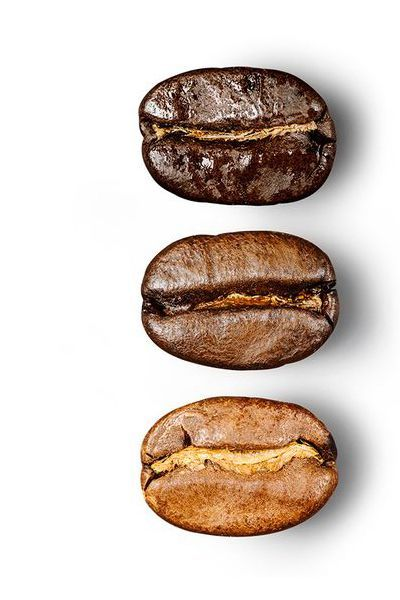
#> input picture testing/multiple beans 3.jfif, 400 x 600 px, found by its file name
$ python test_opencv_detection.py
#> lines starting #> are read from the running program, lines starting #| are printed output that depends on the picture; after the words box and inside, x2 and y2 are one past the last pixel; in counts of white or black regions, pixels touching at a corner belong together
import cv2
import numpy as np

# --- Configuration ---
IMAGE_PATH = 'multiple beans 3.jfif'  # Change this to test other images
MIN_AREA = 1000  # Minimum bean size (pixels)
MAX_AREA = 50000 # Maximum bean size (increased for larger images)

def main():
    print(f"Reading image: {IMAGE_PATH}")
    img = cv2.imread(IMAGE_PATH)
#> img is the input picture: shape (600, 400, 3); mean B, G, R 192.7, 201.1, 214
    if img is None:
        print("Error: Could not read image.")
        return

    # 1. Preprocessing
    gray = cv2.cvtColor(img, cv2.COLOR_BGR2GRAY)
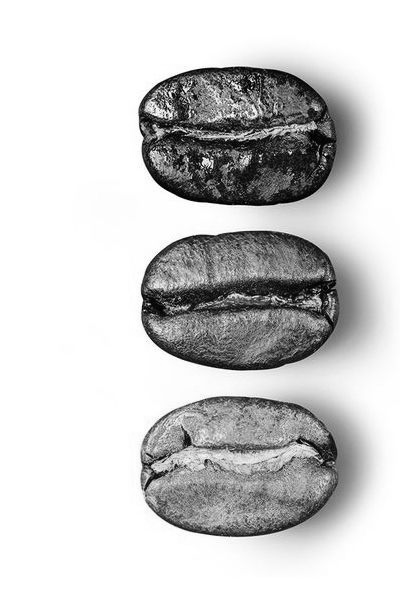
#> gray: shape (600, 400); min 0, max 255, mean 204
    blur = cv2.GaussianBlur(gray, (9, 9), 0) # Stronger blur to remove texture
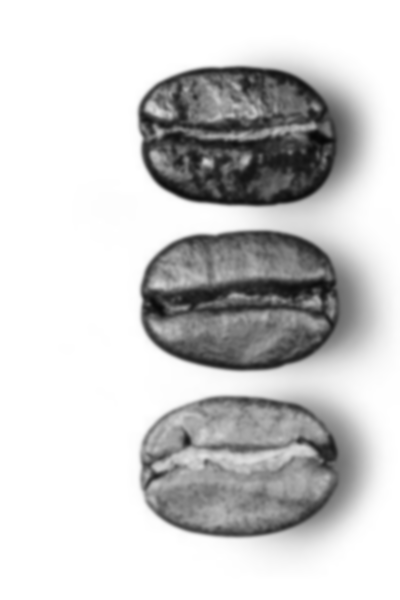
#> blur: shape (600, 400); min 6, max 255, mean 204

    # 2. Otsu's Thresholding (Better for solid objects)
    # This automatically finds the best separation between bean and background
    _, thresh = cv2.threshold(blur, 0, 255, cv2.THRESH_BINARY + cv2.THRESH_OTSU)
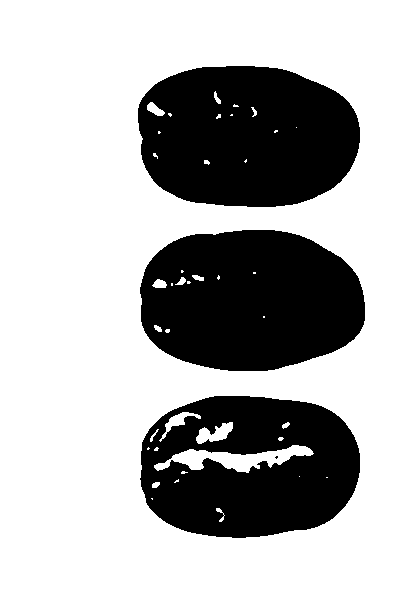
#> thresh: shape (600, 400); 68.9% white; 4 black regions (1 under 20 px), largest, box (x1, y1, x2, y2) and area: (138, 66, 360, 207) 25721, (140, 230, 365, 371) 25696, (140, 396, 360, 538) 23160

    # INVERT so beans are WHITE (255) and background is BLACK (0)
    thresh = cv2.bitwise_not(thresh)

    # 3. Morphological Closing (Essential to fill those "speckled" holes)
    # This fills gaps inside the beans to make them solid white blobs
    kernel = np.ones((7,7), np.uint8)
    thresh = cv2.morphologyEx(thresh, cv2.MORPH_CLOSE, kernel, iterations=3)
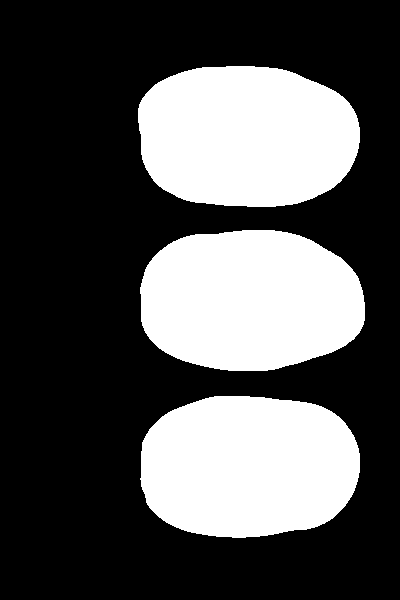
#> thresh: shape (600, 400); 32.5% white; 3 white regions, box (x1, y1, x2, y2) and area: (138, 66, 360, 207) 26051, (140, 396, 360, 538) 26020, (140, 230, 365, 371) 25997
    thresh = cv2.dilate(thresh, kernel, iterations=1) # beef up the size slightly
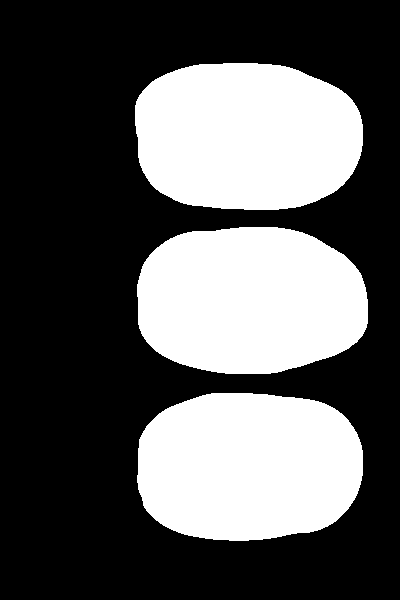
#> thresh: shape (600, 400); 35.3% white; 3 white regions

    # 3. Find Contours
    contours, _ = cv2.findContours(thresh, cv2.RETR_EXTERNAL, cv2.CHAIN_APPROX_SIMPLE)
#> contours = 3 contours; box (x1, y1, x2, y2) and area: (135, 63, 363, 210) 27974, (137, 393, 363, 541) 27939, (137, 227, 368, 374) 27939

    bean_count = 0
    detections = []

    print(f"Found {len(contours)} raw contours. Filtering...")
#> (printed output is left out)

    for cnt in contours:
        area = cv2.contourArea(cnt)

        print(f"Contour - Area: {area:.0f}", end="")

        # Filter by size
        if MIN_AREA < area < MAX_AREA:
            # Filter by shape (Beans are roughly oval/round)
            perimeter = cv2.arcLength(cnt, True)
            if perimeter == 0:
                print(" → Rejected (perimeter=0)")
                continue
            circularity = 4 * np.pi * (area / (perimeter * perimeter))

            print(f", Circularity: {circularity:.2f}", end="")

            # Beans usually have circularity > 0.5 (1.0 is perfect circle)
            if circularity > 0.4:
                print(" → ✅ ACCEPTED")
                x, y, w, h = cv2.boundingRect(cnt)

                # Store detection
                detections.append((x, y, w, h))
                bean_count += 1

                # Draw Box
                cv2.rectangle(img, (x, y), (x+w, y+h), (0, 255, 0), 2)

                # Draw Contour (optional, just to see shape)
                cv2.drawContours(img, [cnt], -1, (255, 0, 0), 1)
            else:
                print(f" → Rejected (circularity < 0.4)")
        else:
            print(f" → Rejected (area not in {MIN_AREA}-{MAX_AREA})")
#> this loop made 3 passes
#> (area, perimeter, circularity, x, y, w, h) on passes 1 to 3: (27939, 645.6, 0.842, 137, 393, 226, 148), (27939, 650.1, 0.831, 137, 227, 231, 147), (27974.5, 648.2, 0.837, 135, 63, 228, 147)
#| Contour - Area: 27939, Circularity: 0.84 → ✅ ACCEPTED
#| Contour - Area: 27939, Circularity: 0.83 → ✅ ACCEPTED
#| Contour - Area: 27974, Circularity: 0.84 → ✅ ACCEPTED
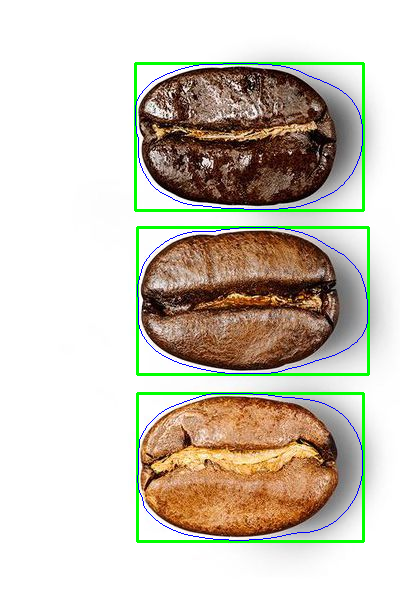
#> img: shape (600, 400, 3); 3.33% of pixels changed, all inside (x1, y1, x2, y2) = (134, 62, 370, 543)
#> after the loop, bean_count = 3; detections = [(137, 393, 226, 148), (137, 227, 231, 147), (135, 63, 228, 147)]

    print(f"\n✅ Valid Beans Detected: {bean_count}")
#| ✅ Valid Beans Detected: 3

    # Show result
    cv2.imshow('OpenCV Detection Test', img)
    # Also show the threshold mask (debug view)
    cv2.imshow('Threshold Mask', thresh)

    print("Press any key to close...")
    cv2.waitKey(0)
    cv2.destroyAllWindows()

if __name__ == "__main__":
    main()

$ run again, with testing/multiple beans 2.jfif copied over testing/multiple beans 3.jfif
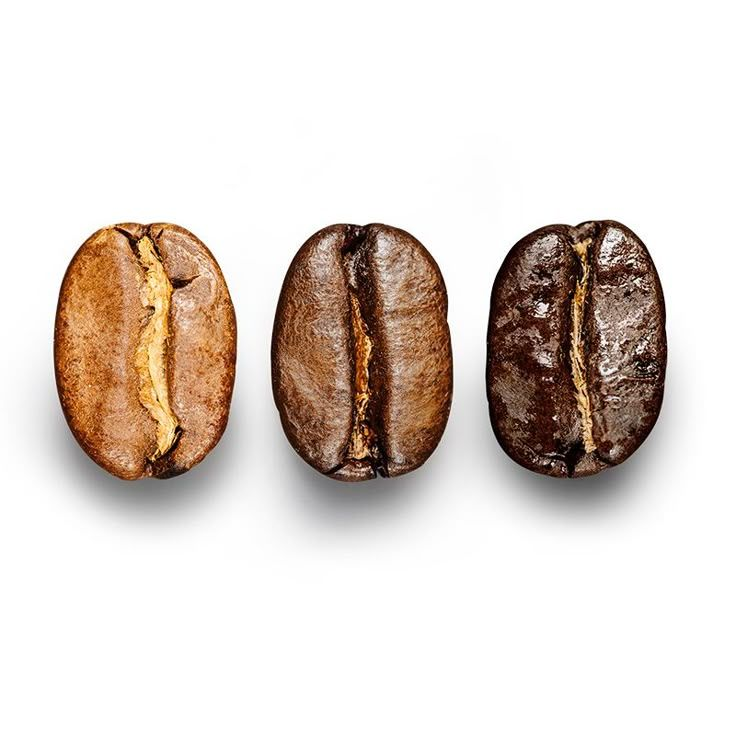
#> input picture testing/multiple beans 2.jfif, 736 x 736 px, found by its file name
#> in main, img is the input picture: shape (736, 736, 3); mean B, G, R 208, 214.5, 224.1
#> in main, `thresh = cv2.dilate(thresh, kernel, iterations=1)`:
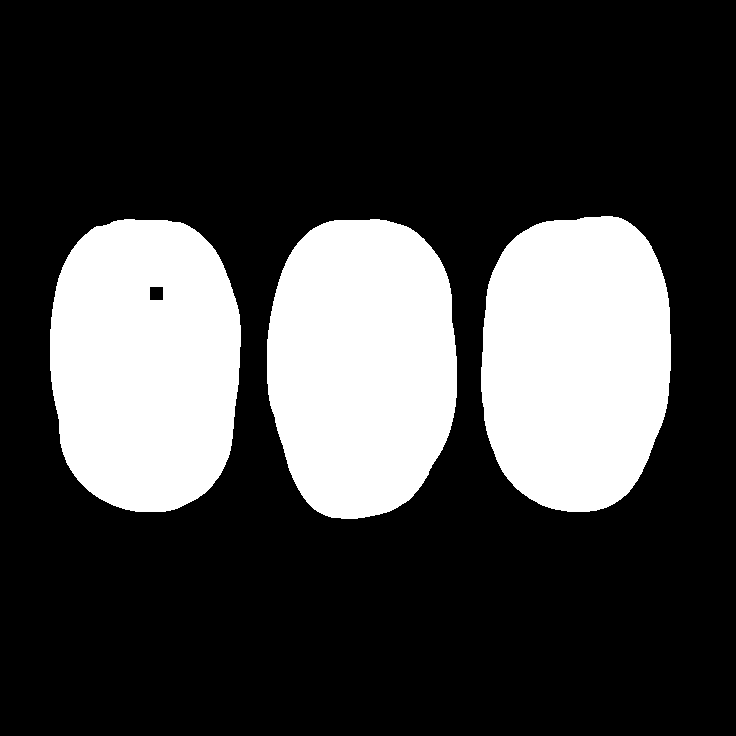
#> thresh: shape (736, 736); 26% white; 3 white regions
#> contours = 3 contours; box (x1, y1, x2, y2) and area: (50, 219, 241, 512) 46730, (481, 216, 671, 512) 46699, (267, 219, 457, 519) 46656
#> (printed output is left out)
#> the loop in main, `for cnt in contours:` made 3 passes
#> (area, perimeter, circularity, x, y, w, h) on passes 1 to 3: (46656, 842.4, 0.826, 267, 219, 190, 300), (46730, 836.3, 0.84, 50, 219, 191, 293), (46699, 839.1, 0.833, 481, 216, 190, 296)
#> (printed output is left out)
#> after the loop in main, `for cnt in contours:`:
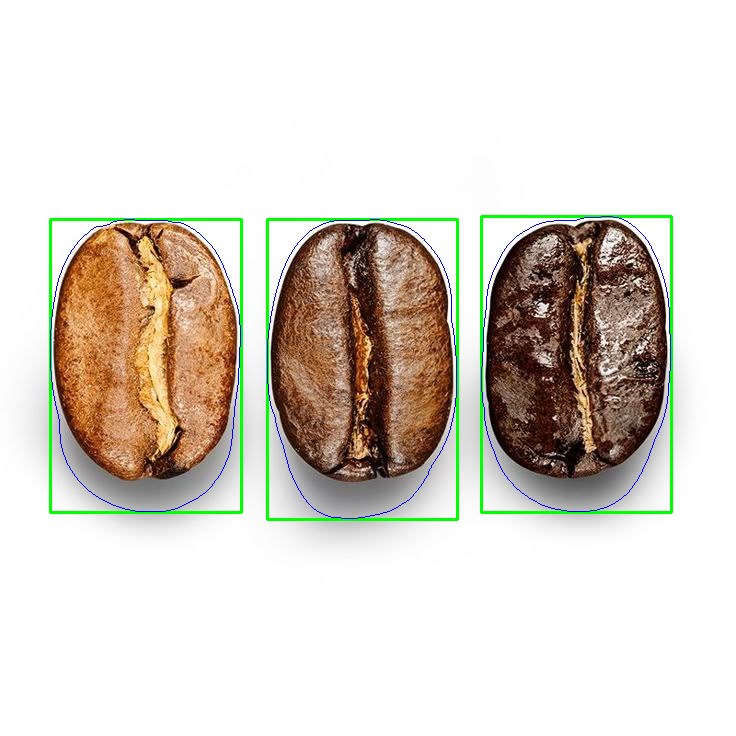
#> img: shape (736, 736, 3); 1.94% of pixels changed, all inside (x1, y1, x2, y2) = (49, 215, 673, 521)
#> after the loop in main, `for cnt in contours:`: bean_count = 3; detections = [(267, 219, 190, 300), (50, 219, 191, 293), (481, 216, 190, 296)]
#| ✅ Valid Beans Detected: 3

$ run again, with testing/01b9d47e-ecba-48fd-a83f-ece6e05995fc_jpg.rf.e85fbb17ccb09713a7fa5312a6ca90b5.jpg saved as testing/multiple beans 3.jfif
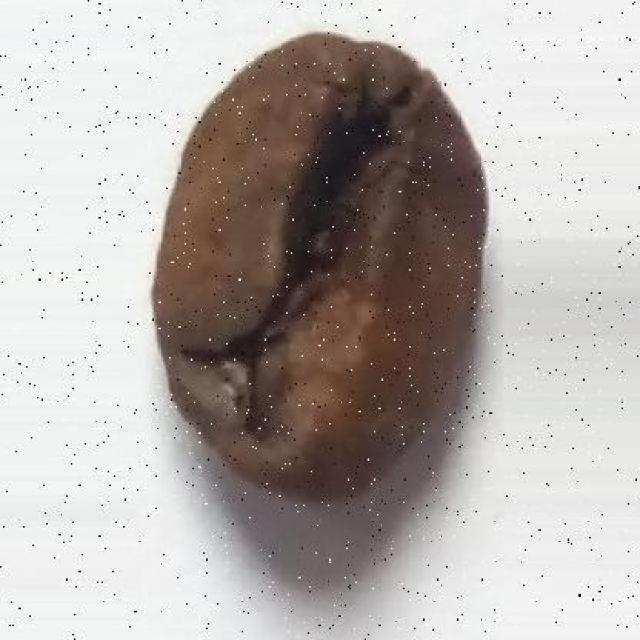
#> input picture testing/01b9d47e-ecba-48fd-a83f-ece6e05995fc_jpg.rf.e85fbb17ccb09713a7fa5312a6ca90b5.jpg, 640 x 640 px, found by its file name
#> in main, img is the input picture: shape (640, 640, 3); mean B, G, R 172, 175.5, 182.5
#> in main, `_, thresh = cv2.threshold(blur, 0, 255, cv2.THRESH_BINARY + cv2.THRESH..`:
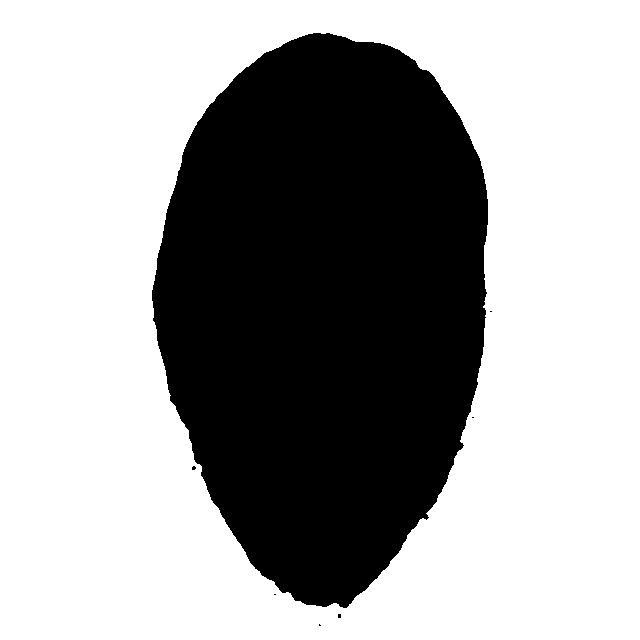
#> thresh: shape (640, 640); 64.4% white; 7 black regions (6 under 20 px), largest, box (x1, y1, x2, y2) and area: (152, 33, 488, 608) 145738
#> in main, `thresh = cv2.dilate(thresh, kernel, iterations=1)`:
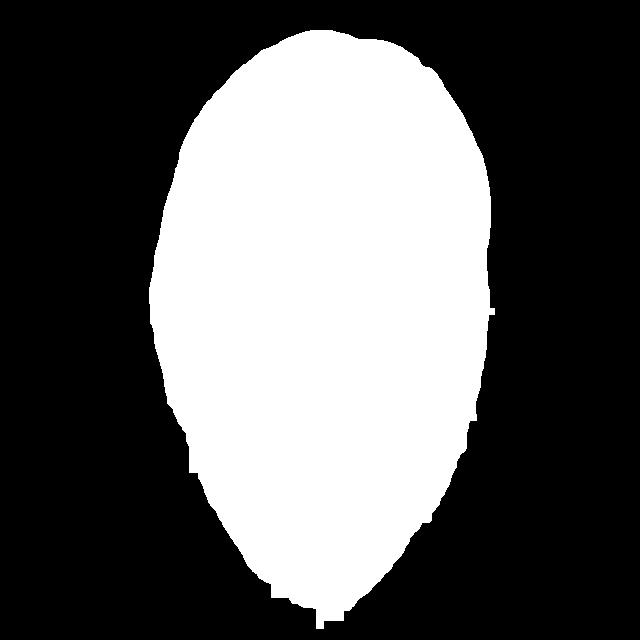
#> thresh: shape (640, 640); 37.1% white; 1 white region
#> contours = 1 contour; box (x1, y1, x2, y2) and area: (149, 30, 495, 629) 151319
#> (printed output is left out)
#> the loop in main, `for cnt in contours:` made 1 pass
#> area on pass 1: 151319
#> (printed output is left out)
#> after the loop in main, `for cnt in contours:`: bean_count = 0; detections = []
#| ✅ Valid Beans Detected: 0
